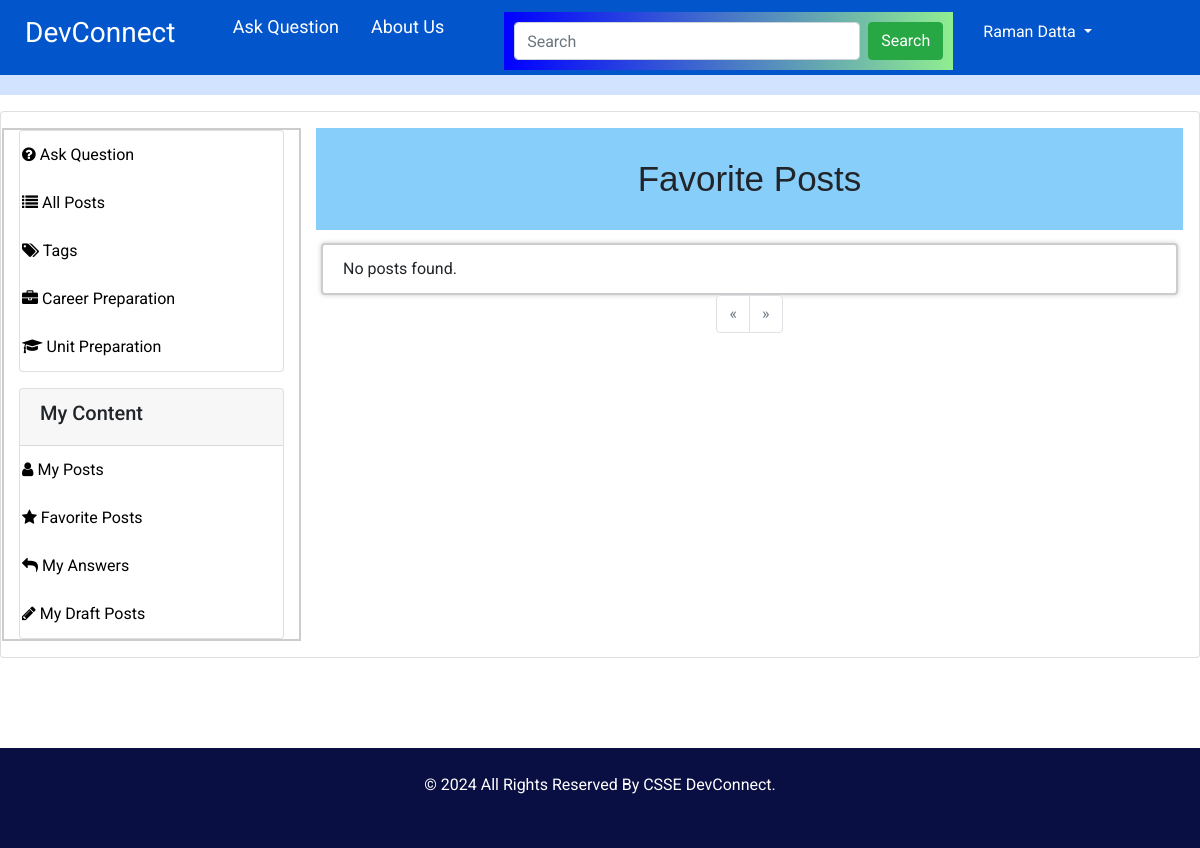
The page /my_favorites (signed in) on the database as committed earlier.
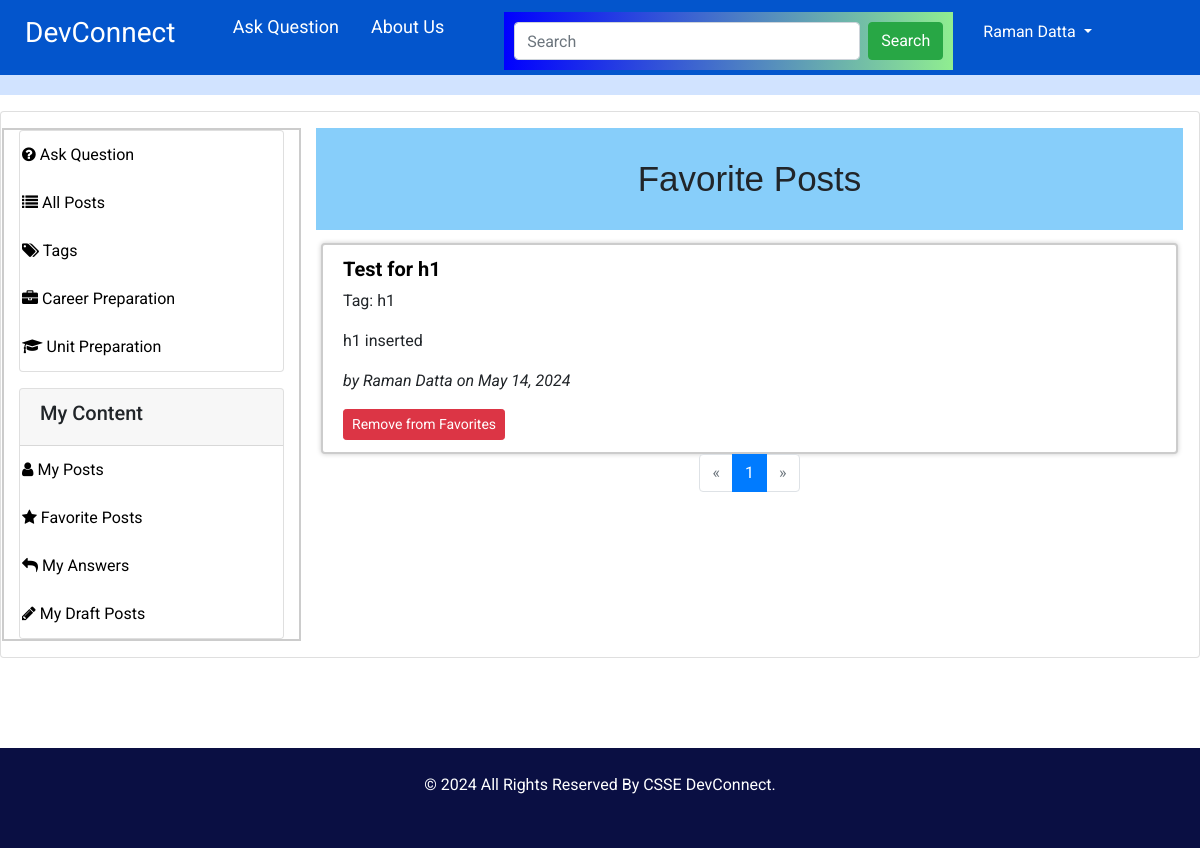
The same page on the database as committed later.
### app/models/model.py (models this page shows, shortened)
class Posts(db.Model):
    __tablename__ = "posts"
    id = db.Column(db.Integer, primary_key=True)
    title = db.Column(db.String(255), nullable=False)
    content = db.Column(db.Text, nullable=False)
    author_id = db.Column(db.Integer, db.ForeignKey('users.id'))
    date_posted = db.Column(db.DateTime, default=datetime.utcnow)
    deleted = db.Column(db.Boolean, default=False)
    answered = db.Column(db.Boolean, default=False)
    tag_id = db.Column(db.Integer, db.ForeignKey('tags.id'))
    career_preparation = db.Column(db.Boolean, default=False)
    is_draft = db.Column(db.Boolean, default=False)  # New column to indicate if the post is a draft
    author = db.relationship('User', backref=db.backref('posts', lazy=True))
    tag = db.relationship('Tag', backref=db.backref('posts', lazy=True))

class Tag(db.Model):
    __tablename__ = "tags"
    id = db.Column(db.Integer, primary_key=True)
    tag = db.Column(db.String(100), nullable=False)

class User(UserMixin, db.Model):
    __tablename__ = "users"
    id = db.Column(db.Integer, primary_key=True)
    first_name = db.Column(db.String(100), nullable=False)
    last_name = db.Column(db.String(100), nullable=False)
    uwa_id = db.Column(db.String(100), unique=True, nullable=False)
    email = db.Column(db.String(100), unique=True, nullable=False)
    major = db.Column(db.String(100), nullable=False)
    password_hash = db.Column(db.String(200), nullable=False)
    user_image = db.Column(db.String(200))
    is_disabled = db.Column(db.Boolean, default=False)
    timestamp = db.Column(db.DateTime, default=datetime.utcnow)
    role = db.Column(db.String(100))
    @property
    def is_active(self):
        return not self.is_disabled

### app/controllers/main_controller.py (the view)
@main.route('/my_favorites')
@login_required
def my_favorites():
    page = request.args.get('page', 1, type=int)
    order = request.args.get('order', 'asc')
    heading = "Favorite Posts"
    favorite_posts_query = (
        db.session.query(Posts)
        .join(FavoritePost, Posts.id == FavoritePost.post_id)
        .filter(FavoritePost.user_id == current_user.id)
        .order_by(Posts.date_posted.asc() if order == 'asc' else Posts.date_posted.desc())
    )
    pagination = favorite_posts_query.paginate(page=page, per_page=10, error_out=False)
    favorite_posts = pagination.items
    return render_template("main/my_favorites.html", posts=favorite_posts, pagination=pagination, heading=heading, origin='my_favorites')

### app/__init__.py (called while the page is built)
def create_app(config_class=Config):
    app = Flask(__name__)
    ckeditor = CKEditor(app)
    app.config.from_object(config_class)
    db.init_app(app)
    migrate.init_app(app, db)
    mail.init_app(app)
    login_manager.init_app(app)  # Attach LoginManager to the app
    login_manager.login_view = 'auth.login'  # Define the login view
    login_manager.login_message = "Please log in to access this page."  # Optional: Customize the login message
    @login_manager.user_loader
    def load_user(user_id):
        from app.models.model import User  # Import inside to avoid circular import issues
        user = User.query.get(int(user_id))
        return user
    from app.controllers.auth_controller import auth
    from app.controllers.main_controller import main
    app.register_blueprint(auth, url_prefix='/auth')
    app.register_blueprint(main)
    return app

### app/templates/main/my_favorites.html (shortened to what this page needs)
{% extends "includes/layout.html" %}
{% block content %}
<div class="card p-3 mt-3">
    <div class="row">
        {% include "includes/sidebar.html" %}
        <div class="col-md-9">
            <h1>Favorite Posts</h1>
            <ul class="list-group" id="posts-list">
                {% for post in posts %}
                <li class="list-group-item">
                    <h5>
                        <a href="{{ url_for('main.view_post', post_id=post.id, origin='my_favorites') }}">{{ post.title }}</a>
                    </h5>
                    <p>Tag: {{ post.tag.tag if post.tag else 'N/A' }}</p>
                    <p>{{ post.content|safe }}</p>
                    <p class="authorpost">by <span class="author_n">{{ post.author.first_name }} {{ post.author.last_name }}</span> on {{ post.date_posted.strftime('%B %d, %Y') }}</p>
                    <form method="post" action="{{ url_for('main.remove_favorite', post_id=post.id) }}" style="display:inline;">
                        <button type="submit" class="btn btn-danger btn-sm">Remove from Favorites</button>
                    </form>
                </li>
                {% endfor %}
                {% if not posts %}
                <li class="list-group-item">No posts found.</li>
                {% endif %}
            </ul>
            <nav aria-label="Page navigation">
                <ul class="pagination justify-content-center">
                    {% if pagination.has_prev %}
                    <li class="page-item">
                        <a class="page-link" href="{{ url_for('main.my_favorites', page=pagination.prev_num) }}" aria-label="Previous">
                            <span aria-hidden="true">&laquo;</span>
                        </a>
                    </li>
                    {% else %}
                    <li class="page-item disabled">
                        <a class="page-link" href="#" aria-label="Previous">
                            <span aria-hidden="true">&laquo;</span>
                        </a>
                    </li>
                    {% endif %}
                    {% for page_num in pagination.iter_pages() %}
                    <li class="page-item {% if page_num == pagination.page %}active{% endif %}">
                        <a class="page-link" href="{{ url_for('main.my_favorites', page=page_num) }}">{{ page_num }}</a>
                    </li>
                    {% endfor %}
                    {% if pagination.has_next %}
                    <li class="page-item">
                        <a class="page-link" href="{{ url_for('main.my_favorites', page=pagination.next_num) }}" aria-label="Next">
                            <span aria-hidden="true">&raquo;</span>
                        </a>
                    </li>
                    {% else %}
                    <li class="page-item disabled">
                        <a class="page-link" href="#" aria-label="Next">
                            <span aria-hidden="true">&raquo;</span>
                        </a>
                    </li>
                    {% endif %}
                </ul>
            </nav>
        </div>
    </div>
</div>
{% endblock %}

Rows that differ between the two databases and show on the page:
now on this page (row edited): Posts: title "Test for h1", tag "h1", content "h1 inserted", author.first_name "Raman", author.last_name "Datta", date_posted "May 14, 2024"
Other text that changed with them:
new list line: "1"
text no longer shown: "No posts found."
